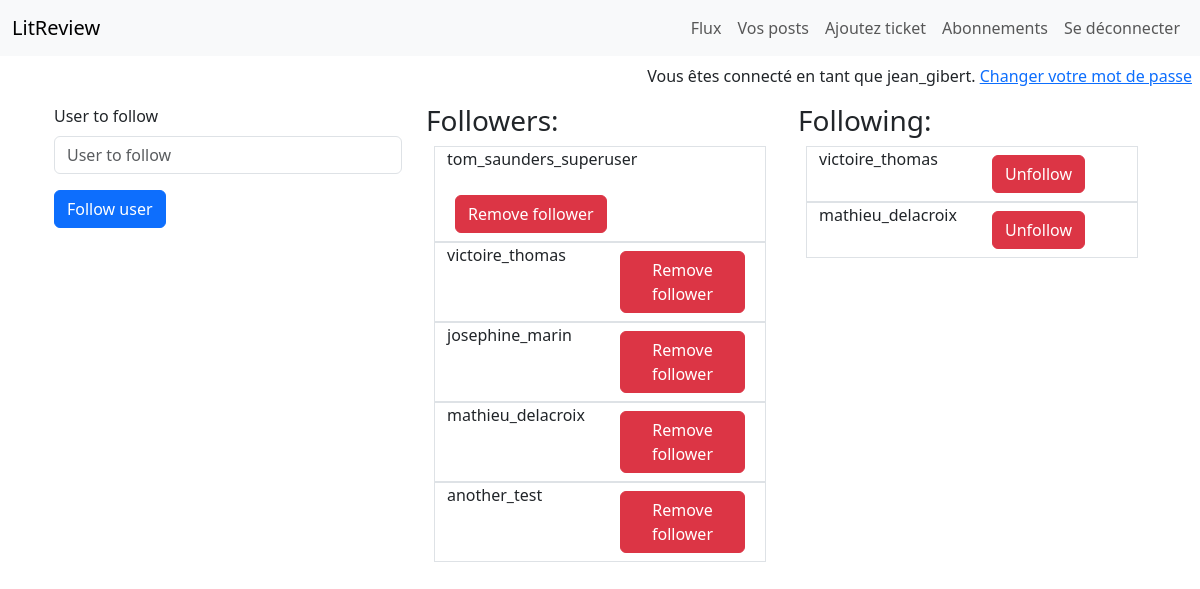
Before: /home/abonnements/ (signed in) with the older database file.
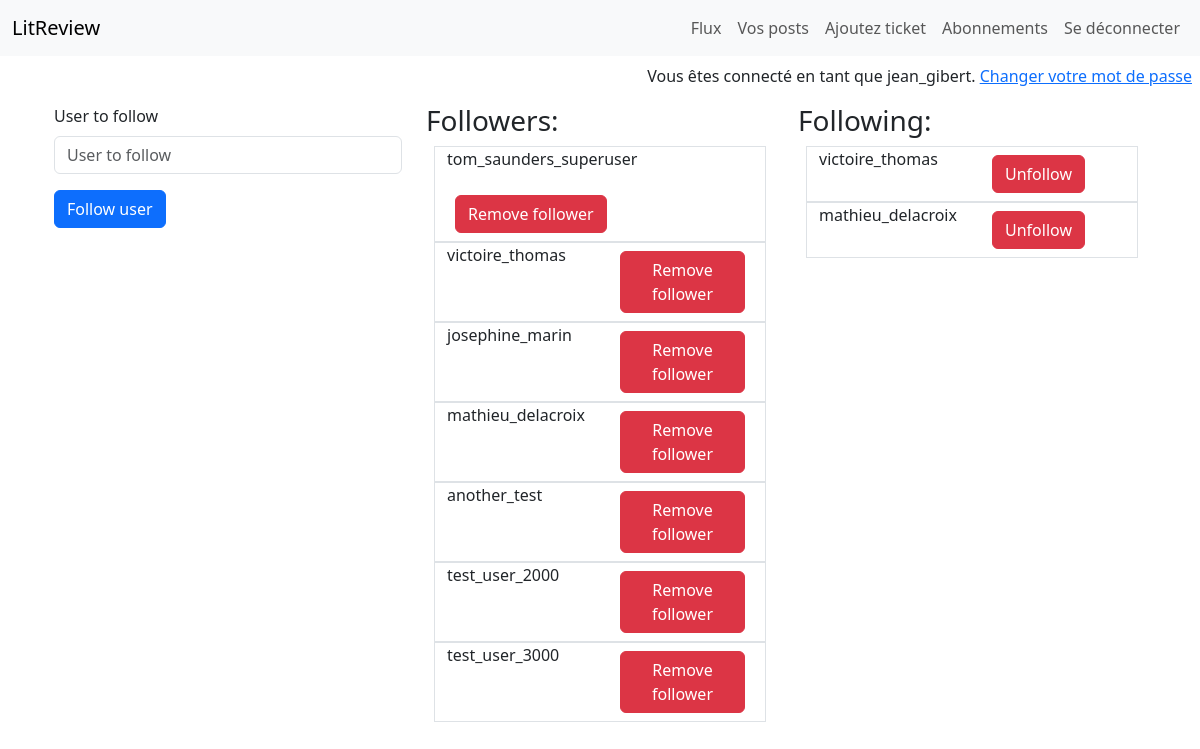
After: the same page with the newer database file.
### flux/models.py (models this page shows)
class UserFollows(models.Model):
    user = models.ForeignKey(
        to=settings.AUTH_USER_MODEL, on_delete=models.CASCADE, related_name="following"
    )
    followed_user = models.ForeignKey(
        to=settings.AUTH_USER_MODEL,
        on_delete=models.CASCADE,
        related_name="followed_by",
    )
    class Meta:
        unique_together = (
            "user",
            "followed_user",
        )

### authenticate/models.py (models this page shows)
class User(AbstractUser):
    pass

### flux/views.py (the view)
# urls.py: path("abonnements/", abonnements, name="abonnements"),
@login_required
def abonnements(request):
    following = UserFollows.objects.filter(user=request.user).exclude(
        followed_user=request.user
    )
    followed_by = UserFollows.objects.filter(followed_user=request.user).exclude(
        user=request.user
    )
    form = FollowUserForm()
    context = {"form": form, "following": following, "followers": followed_by}
    return render(request, "flux/abonnements.html", context)

### flux/forms.py
class FollowUserForm(forms.Form):
    user_to_follow = forms.CharField(max_length=150)

### flux/templates/flux/abonnements.html (shortened to what this page needs)
{% extends 'base.html' %}
{% load django_bootstrap5 %}
{% block content %}
    <div class="container">
        <div class="row">
            <div class="col">
                <form method="post" action="{% url 'follow-user' %}">
                    {% bootstrap_form form %}
                    <button type="submit" class="btn btn-primary">Follow user</button>
                </form>
            </div>
            <div class="col">
                <h3>Followers:</h3>
                {% for follower in followers %}
                    <div class="row border mx-2">
                        <div class="col">
                            <p>{{ follower.user }}</p>
                        </div>
                        <div class="col">
                            <a class="btn btn-danger m-2" href="{% url 'remove-follower' follower.user.id %}" role="button">Remove follower</a>
                        </div>
                    </div>
                {% endfor %}
            </div>
            <div class="col">
                <h3>Following:</h3>
                {% for followed in following %}
                    <div class="row border mx-2">
                        <div class="col">
                            <p>{{ followed.followed_user }}</p>
                        </div>
                        <div class="col">
                            <a class="btn btn-danger m-2" href="{% url 'unfollow' followed.followed_user.id %}" role="button">Unfollow</a>
                        </div>
                    </div>
                {% endfor %}
            </div>
        </div>
    </div>
{% endblock %}

Changed rows visible on the page:
added UserFollows: user "test_user_2000", shown under "Followers:"
added UserFollows: user "test_user_3000", shown under "Followers:"
